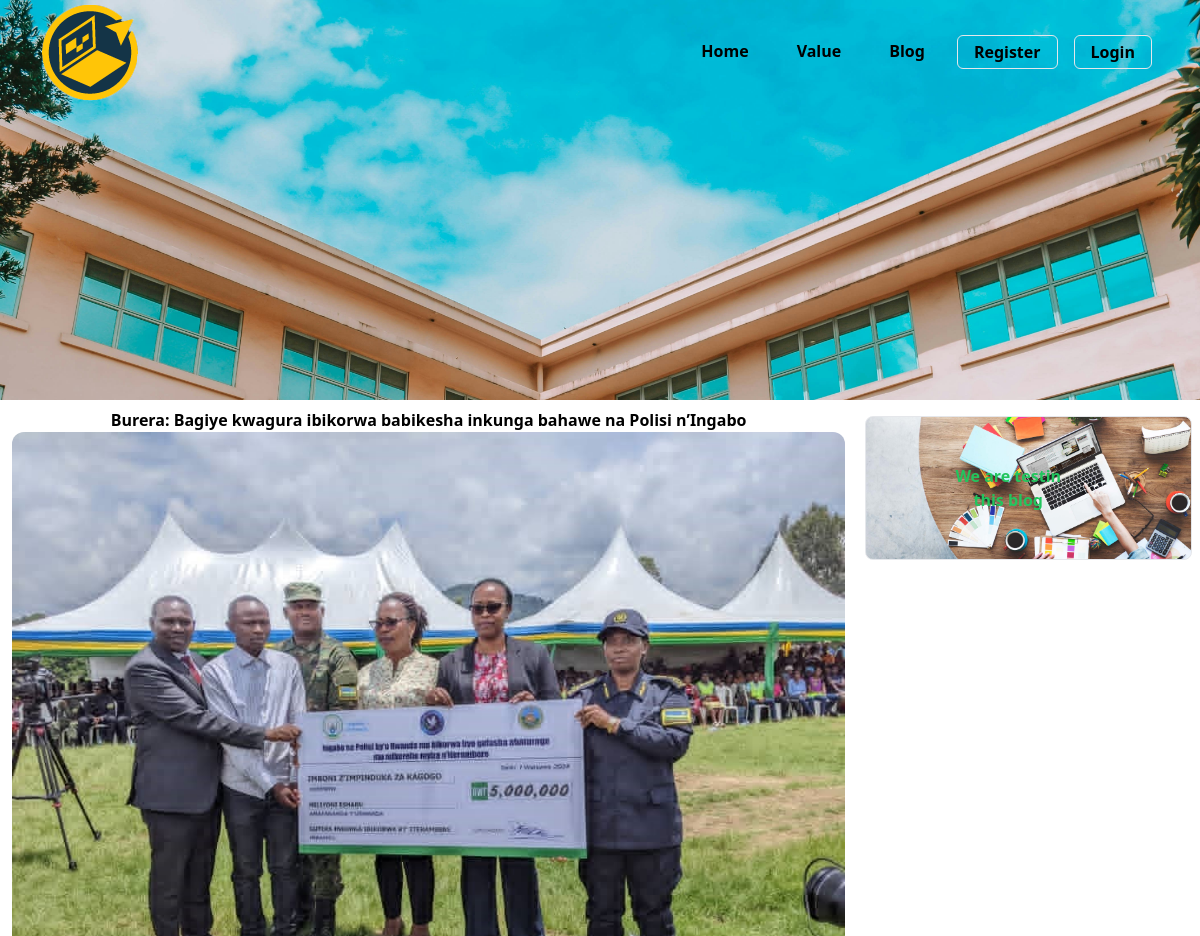
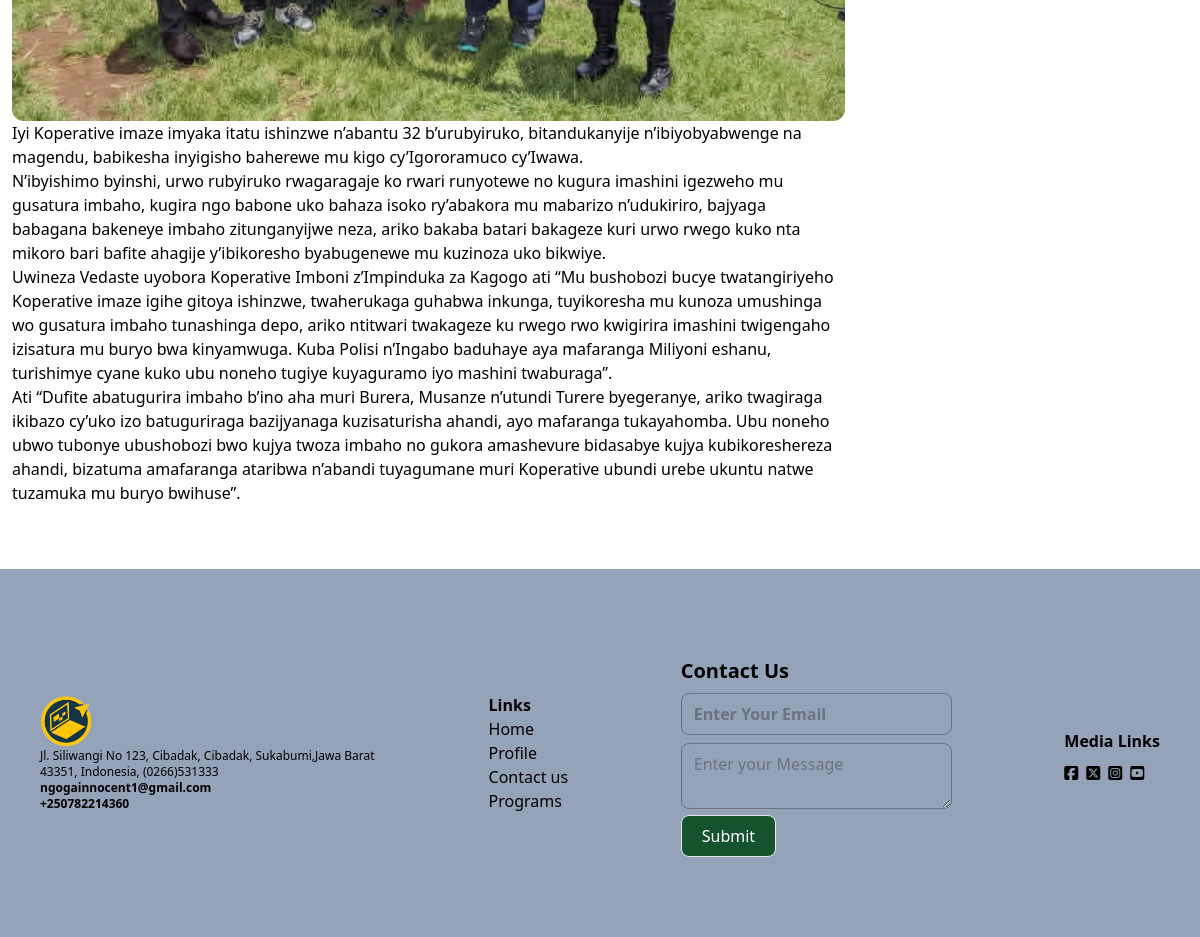
The page /blog/1 on the database its author committed (2 pictures, top to bottom).
### Home/models.py (models this page shows, shortened)
class Blog(models.Model):
    title=models.CharField(max_length=255,null=False)
    slug=models.CharField(max_length=255,null=False)
    content=RichTextField()
    thumbnail=models.ImageField(upload_to='blog')
    created_at=models.DateTimeField(default=timezone.now)

### Home/views.py (the view)
# urls.py: path('blog/<int:id>',views.SingleBlog,name='single_blog'),
def SingleBlog(request,id):
    blog=Blog.objects.get(pk=id)
    otherblogs=Blog.objects.exclude(id=id).order_by('-created_at')[:10]
    context={'blog':blog,'otherblogs':otherblogs}
    return render(request,'blog.html',context)

### Home/templates/blog.html
{% extends './index.html' %}
{% block content %}
   <div class="grid grid-cols-7">
    <div class="px-3 grid col-span-5">
        {% if blog %}
        <div class="py-2  flex flex-col items-center w-full">
            <h2 class="font-bold">{{blog.title }}</h2>
            <img src="{{blog.thumbnail.url}}" class=" rounded-xl" alt="">
            <p class="text-center">{{blog.content|safe }}</p>
        </div>
        {% else %}
            <h2>No blog Find</h2>
        {% endif %}
     </div>
     <div class="grid col-span-2 my-4 px-2 ">
        {% if otherblogs %}
            {% for otherblog in otherblogs %}
    <div class=" h-36 w-full rounded-lg border flex flex-col items-center justify-center" style="background-image: url('{{ otherblog.thumbnail.url }}'); background-size: cover; background-position: center;">
        <div class=" inset-2" >
                <a class="max-w-[80%] text-center inset-0 flex justify-center items-start self-end text-green-500 hover:bg-slate-400 px-3 py-1 hover:text-orange-300 font-bold" href="{% url 'single_blog' otherblog.id %}">{{ otherblog.title }}</a>
        </div>
    </div>
{% endfor %}
        {% endif %}
     </div>
   </div>
{% endblock content %}

### rows shown on the page
Blog: title "Burera: Bagiye kwagura ibikorwa babikesha inkunga bahawe na Polisi n’Ingabo", thumbnail (picture), content "Iyi Koperative imaze imyaka itatu ishinzwe n’abantu 32 b’urubyiruko, bitandukanyije n’ibiyobyabwenge na magendu, babikesha inyigisho baherewe mu kigo cy’Igororamuco cy’Iwawa. N’ibyishimo byinshi, urwo rubyiruko rwagaragaje ko rwari runyotewe no kugura imashini igezweho mu gusatura imbaho, kugira ngo babone uko bahaza isoko ry’abakora mu mabarizo n’udukiriro, bajyaga babagana bakeneye imbaho zitunganyijwe neza, ariko bakaba batari bakageze kuri urwo rwego kuko nta mikoro bari bafite ahagije y’ibikoresho byabugenewe mu kuzinoza uko bikwiye. Uwineza Vedaste uyobora Koperative Imboni z’Impinduka za Kagogo ati “Mu bushobozi bucye twatangiriyeho Koperative imaze igihe gitoya ishinzwe, twaherukaga…"
Blog: thumbnail (picture), title "We are testin this blog"
